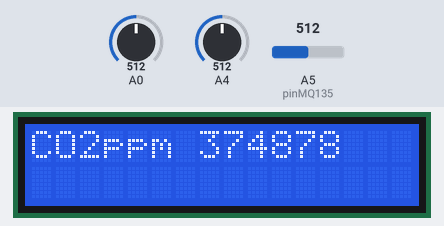
The sketch below on a simulated Arduino Uno, built with avr-gcc and run on an emulated ATmega328P. Shown: 16×2 character LCD. The inputs (shaded band) are chosen by the test bench; at power-on: A4 = 512, A0 = 512, A5 (pinMQ135) = 512. What the sketch prints to the serial monitor is not drawn.

Above: at 1.3 s.
1.4 s: A4 set to 0
At 2.88 s:
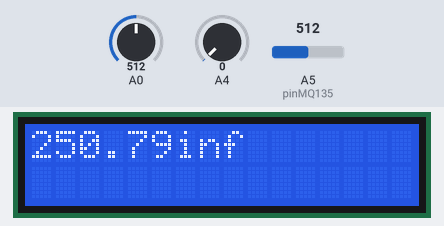
5.9 s: A0 set to 716
At 7.0 s:
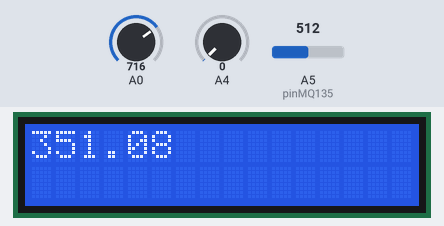
8.6 s: A5 (pinMQ135) set to 716
At 9.7 s:
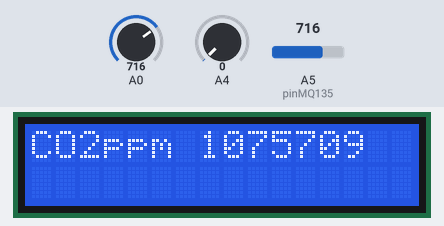
11.3 s: A4 set to 110
At 11.43 s:
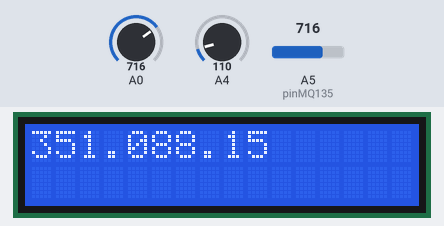
14.0 s: A0 set to 900
At 15.5 s:
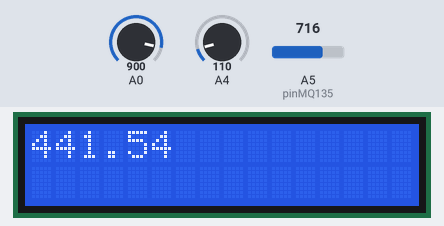
16.7 s: A5 (pinMQ135) set to 900
At 18.3 s:
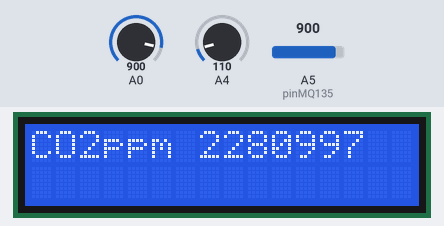
Timing chart, 0 to 19.8 s (numbered marks = the images above; inputs shaded):
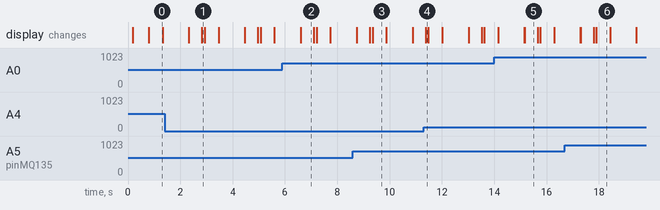

The sketch:

hardware.ino
```cpp
#ifndef MQ135_H
#define MQ135_H
#if ARDUINO >= 100
 #include "Arduino.h"
#else
 #include "WProgram.h"
#endif


#define RLOAD 0.977
#define RZERO 162.27
#define PARA 116.6020682
#define PARB 2.769034857
#define CORA 0.00035
#define CORB 0.02718
#define CORC 1.39538
#define CORD 0.0018


#define ATMOCO2 397.13

class MQ135 {
 private:
  uint8_t _pin;

 public:
  MQ135(uint8_t pin);
  float getCorrectionFactor(float t, float h);
  float getResistance();
  float getCorrectedResistance(float t, float h);
  float getPPM();
  float getCorrectedPPM(float t, float h);
  float getRZero();
  float getCorrectedRZero(float t, float h);
};
#endif

MQ135::MQ135(uint8_t pin) {
  _pin = pin;
}


float MQ135::getCorrectionFactor(float t, float h) {
  return CORA * t * t - CORB * t + CORC - (h-33.)*CORD;
}


float MQ135::getResistance() {
  int val = analogRead(_pin);
  return ((1023./(float)val) * 5. - 1.)*RLOAD;
}


float MQ135::getCorrectedResistance(float t, float h) {
  return getResistance()/getCorrectionFactor(t, h);
}


float MQ135::getPPM() {
  return PARA * pow((getResistance()/RZERO), -PARB);
}

float MQ135::getCorrectedPPM(float t, float h) {
  return PARA * pow((getCorrectedResistance(t, h)/RZERO), -PARB);
}


float MQ135::getRZero() {
  return getResistance() * pow((ATMOCO2/PARA), (1./PARB));
}


float MQ135::getCorrectedRZero(float t, float h) {
  return getCorrectedResistance(t, h) * pow((ATMOCO2/PARA), (1./PARB));

}
#include <LiquidCrystal.h>
#include <stdlib.h>
//#include <String.h>
#define pinMQ135     A5
MQ135 gasSensor = MQ135(pinMQ135);
LiquidCrystal lcd(2, 3, 4, 5, 6, 7);


String ssid     = "Simulator Wifi";
String password = "";
String host     = "api.thingspeak.com";
const int httpPort   = 80;
String uri		 = "/update?api_key=NTX73L1H0DKA9IKH&field1= ";


void setup() {

  lcd.begin(16,2);

  lcd.setCursor(1,0);
  lcd.print("Start....");

   Serial.begin(115200);

  float rzero = gasSensor.getRZero();


  Serial.println("AT");
  delay(10);


  Serial.println("AT+CWJAP=\"" + ssid + "\",\"" + password + "\"");
  delay(10);

  Serial.println("AT+CIPMUX=1");
  delay(50);
  Serial.println("AT+CIPSTART=\"TCP\",\"" + host + "\"," + httpPort);
  delay(50);


}


char outstr[4];

void loop()
{
   int sensorTemp = analogRead(A0);
  float Temperature = (150- (147.00/299.00)*(307-sensorTemp));
  lcd.print(Temperature);
  Serial.print(Temperature);
  delay(500);
  float sensor_volt;
    float RS_gas;
    float ratio;
    int sensorValue = analogRead(A4);
    sensor_volt=(float)sensorValue/1024*5.0;
    RS_gas = (5.0-sensor_volt)/sensor_volt;


    ratio = RS_gas/1.02;  // ratio = RS/R0
    Serial.print("sensor_volt = ");
    Serial.println(sensor_volt);
    Serial.print("RS_ratio = ");
    Serial.println(RS_gas);
    Serial.print("Rs/R0 = ");
    Serial.println(ratio);
   lcd.print(ratio);
  Serial.print("\n\n");
  delay(100);
  float co2ppm = gasSensor.getPPM();
  Serial.print(F("CO2ppm "));
  Serial.println(co2ppm);
  lcd.setCursor(0, 0);
  lcd.print("CO2ppm          ");
  lcd.setCursor(7, 0);
  lcd.print(co2ppm,0);

  String httpPacket = "GET " + uri;
  lcd.setCursor(3, 1);
  lcd.print(outstr);
  delay(500);
  httpPacket +=co2ppm;
   httpPacket +="&field2=";
  httpPacket +=ratio;
   httpPacket +="&field3=";
    httpPacket +=Temperature;
  httpPacket += " HTTP/1.1\r\nHost: " + host + "\r\n\r\n";

  int length = httpPacket.length();


     Serial.print("AT+CIPSEND=");
     Serial.println(length);
     delay(10);


     Serial.print(httpPacket);
     delay(10);

     lcd.setCursor(1, 0);
     lcd.print("DataSentSuccess");
    delay(1000);
    lcd.clear();


}
```

Measured:
- after the input at 1.4 s, the display: first differs from a run without the input after 1.4 s (image 1)
- what the display in image 0 shows lasts 0.5 s, from 0.8 s to 1.3 s
